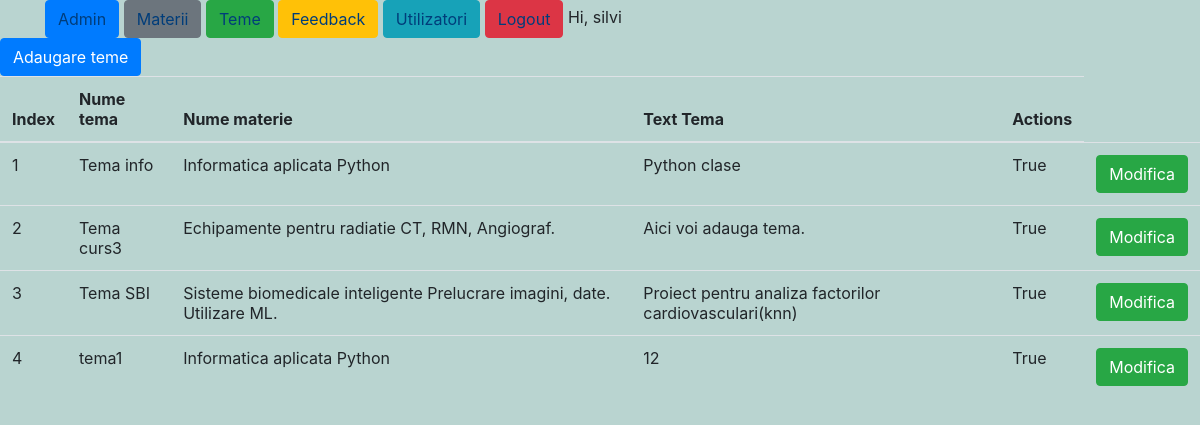
/teme/ (signed in), run on the app's committed database.
### et2/models.py (models this page shows, shortened)
class Teme_Materii(models.Model):
    nume_tema = models.CharField(max_length=100)
    nume_materie= models.ForeignKey(Materie, on_delete=models.CASCADE)
    text_tema= models.CharField(max_length=10000)
    active = models.BooleanField(default=True)
    created_at = models.DateTimeField(auto_now_add=True, blank=True)
    updated_at = models.DateTimeField(auto_now=True, blank=True)

### etapa1/models.py (models this page shows)
class Materie(models.Model):
    nume = models.CharField(max_length=50)
    descriere = models.TextField(max_length=100)
    active=models.BooleanField(default=True)
    created_at=models.DateTimeField(auto_now_add=True, blank=True)
    updated_at=models.DateTimeField(auto_now=True, blank=True)
    def __str__(self):
        return f"{self.nume} {self.descriere}"

### et2/views.py (the view)
# urls.py: path('', views.TEMEView.as_view(), name='lista_teme'),
class TEMEView(LoginRequiredMixin, ListView):
    model = Teme_Materii
    template_name = 'et2/teme_index.html'
    context_object_name = 'lista_teme'

### templates/et2/teme_index.html
{% extends 'base.html' %}
{% block content %}
    <a class="btn btn-primary" href="{% url 'et2:adaugare' %}">Adaugare teme</a>
    <table class="table">
        <thead>
        <tr>
            <th>Index</th>
            <th>Nume tema</th>
            <th>Nume materie</th>
            <th>Text Tema</th>
            <th>Actions</th>
        </tr>
        </thead>
        <tbody>
            {% for item in lista_teme %}
                <tr>
                    <td>{{ forloop.counter }}</td>
                    <td>{{ item.nume_tema }}</td>
                    <td>{{ item.nume_materie}}</td>
                    <td>{{ item.text_tema }}</td>
                    <td>{{ item.active }}</td>
                    <td><a class="btn btn-success" href="{% url 'et2:modifica' item.id %}">Modifica</a></td>
                     </tr>
            {% endfor %}
        </tbody>
    </table>
{% endblock %}

### templates/base.html (shortened to what this page needs)
<html>
<head>
    <link rel="stylesheet" href="https://stackpath.bootstrapcdn.com/bootstrap/4.4.1/css/bootstrap.min.css">
</head>
<body>
    <div class="container">
        <div class="row">
            <div class="col-md-12">
                <nav>
                    <a class="btn btn-primary" href="/admin/">Admin</a>
                    {% if request.user.is_authenticated  %}
                    <a class="btn btn-secondary" href="{% url 'etapa1:lista_materii' %}">Materii</a>
                    <a class="btn btn-success" href="{% url 'et2:lista_teme' %}">Teme</a>
                    <a class="btn btn-warning" href="{% url 'feedback:lista_feedback' %}">Feedback</a>
                    <a class="btn btn-info" href="{% url 'userprofile:listare_utilizatori' %}">Utilizatori</a>
                    <a class="btn btn-danger" href="{% url 'logout' %}">Logout</a>
                    <span>Hi, {{ request.user.username }}</span>
                    {% endif %}
                </nav>
            </div>
        </div>
    </div>
    {% block content %}
    {% endblock %}
</body>
</html>

### templates/base.html (style rules this page uses)
body { background-color: #b9d4d0; }
.container .row .col-md-12 nav a.btn { color: #003d7a; text-decoration: none; }

### data on the page
Teme_Materii: nume_tema "Tema info", nume_materie "Informatica aplicata Python", text_tema "Python clase", active "True"
Teme_Materii: nume_tema "Tema curs3", nume_materie "Echipamente pentru radiatie CT, RMN, Angiograf.", text_tema "Aici voi adauga tema.", active "True"
Teme_Materii: nume_tema "Tema SBI", nume_materie "Sisteme biomedicale inteligente Prelucrare imagini, date. Utilizare ML.", text_tema "Proiect pentru analiza factorilor cardiovasculari(knn)", active "True"
Teme_Materii: nume_tema "tema1", nume_materie "Informatica aplicata Python", text_tema "12", active "True"

### other printed values
{{ request.user.username }} "silvi"
